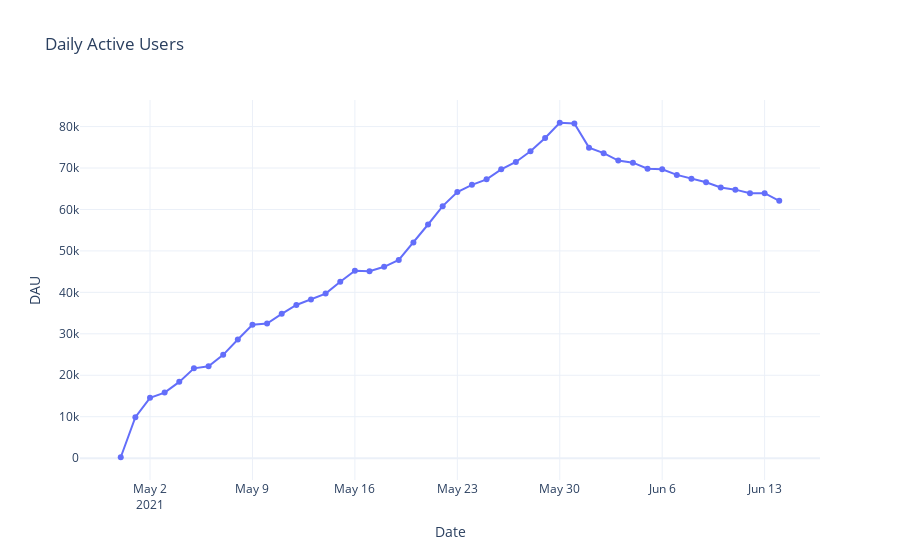
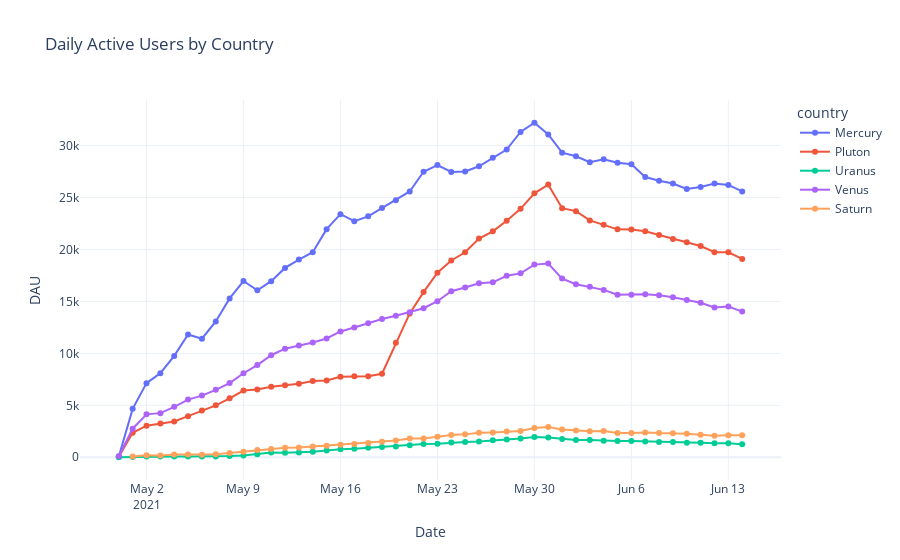
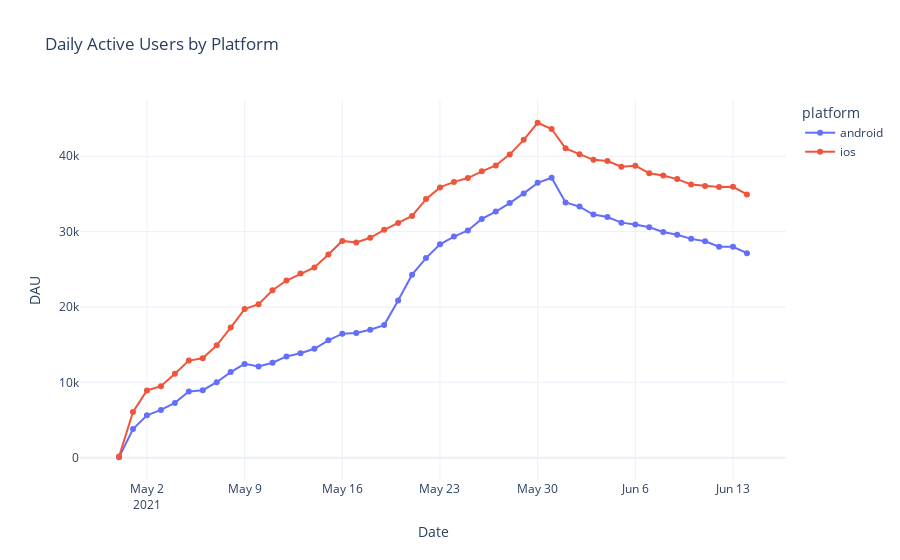
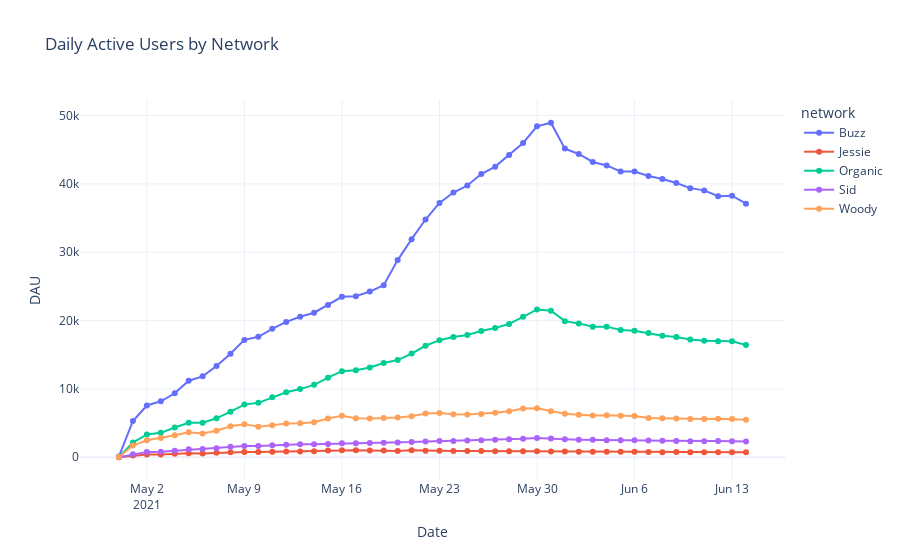

Notebook code cell kept with these figures, in order:
### Code cell
import pandas as pd
import plotly.express as px


grouping_columns = [
    (["date"], "Daily Active Users", None),
    (["date", "country"], "Daily Active Users by Country", "country"),
    (["date", "platform"], "Daily Active Users by Platform", "platform"),
    (["date", "network"], "Daily Active Users by Network", "network")
]

# Loop through the grouping columns and create the plots
for group_cols, title, color in grouping_columns:
    grouped_data = dau.groupby(group_cols, as_index=False).agg({"dau": "sum"})
    
    fig = px.line(
        grouped_data,
        x="date",
        y="dau",
        color=color,
        title=title,
        markers=True
    )
    
    fig.update_layout(template="plotly_white", xaxis_title="Date", yaxis_title="DAU")
    fig.show()
